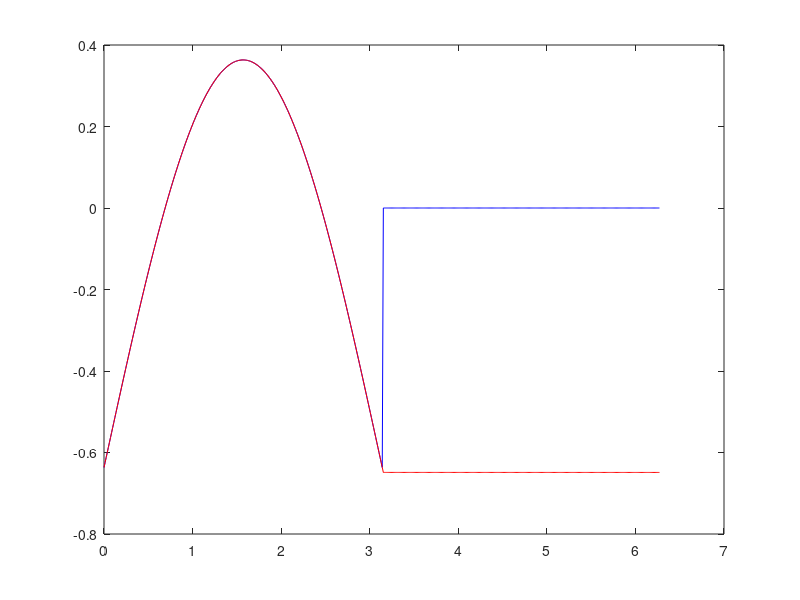

Source code (MATLAB):
% ``Volume penalization for inhomogeneous Neumann boundary conditions modeling scalar flux in complicated geometry'' [J. Comput. Phys. 390 (2019) 452-469]
% and its Corrigendum.
% by T. Sakurai, K. Yoshimatsu, N. Okamoto and K. Schneider
% This is the Matlab/Octave code for Fig. 8 in 
%  "Corrigendum to `Volume penalization for inhomogeneous Neumann boundary conditions modeling scalar flux in complicated geometry'
%-----
% This code is based on the Matlab code for the example shown in section 2.3 of
% "Analysis and discretization of the volume penalized Laplace operator 
% with Neumann boundary conditions" by D. Kolomenskiy, R. Nguyen van yen
% and K. Schneider

clear all;
close all;

% This script only works if m is odd
% For m is even, the a additive constant is non-zero
m = 1;
alp=0.0;

% Number of grid points
N = 512;

% Penalization parameter
eta = 1e-8;

% Domain size
Lx = 2*pi;

% Grid step
h = Lx/N;

% Grid
x = (0:N-1).'*h;

% Fluid domain array index
Omf = find((x>0)&(x<pi));

% Mask function
chi = zeros(N,1);
chi(x>pi) = 1;
chi(abs(x-pi)<2*eps(1)) = 1/2;
chi(abs(x)<2*eps(1)) = 1/2;
% eps(1) is the machine epsilon near 1. 
% Note that there has to be a grid point on the boundary.

% Right-hand side of the equation
%f = m^2*cos(m*x);
af=m^2*sin(m*x);
f = (1-chi).*af;

% The r.h.s. of the equation ibecomes discontinuous
% when we extend it in the solid domain. Its value at the point of
% discontinuity must be the half-sum of the limits from the right
% and from the left, for consistency with the central discretization
% of the differential operator.

% Exact solution 
%w = cos(m*x);
 w = sin(m*x)+alp*x-pi*alp/2.0-2.0/(pi*m);
% Its extension in the solid domain
w(x>pi) = 0;

% Discrete operator matrix
Db = toeplitz([1 -1 zeros(1,N-2)].',[1 zeros(1,N-2) -1])/h;
Df = toeplitz([-1 zeros(1,N-2) 1].',[-1 1 zeros(1,N-2)])/h;
Th = diag(1-chi+eta*chi);
A = -1/2*(Df*Th*Db+Db*Th*Df);

% inhomogeneous Neumann b.c.
bet = m*cos(m*x)+ones(N,1)*alp;
% beta * dx chi
dTh = 1/2*bet.*(Db+Df)*chi;

f = f + dTh;

% Ensure zero mean

%f(1) = 0;
%A(1,:) = 1;

% add
%A(1,:)=0;
%A(1,Omf) = 1;

% 1 -> 3
f(3) = 0;
A(3, :) = 1-chi;
% Numerical solution
u = A\f;

% Plot the exact and the numerical solution
figure(1);
plot(x,w,'b-',x,u,'r-');

% Compute the error norm
%err_linfty = max(abs(u(Omf)-w(Omf)))
%err_l2 = sqrt(h*sum((u(Omf)-w(Omf)).^2))

err_linfty = max(abs(u(Omf)-w(Omf)));
err_l1 = h*sum(abs(u(Omf)-w(Omf)));
err_l2 = sqrt(h*sum((u(Omf)-w(Omf)).^2));

error(1:5)=[N h err_linfty err_l1 err_l2];
save('err_1Dinhomo.data','error');
